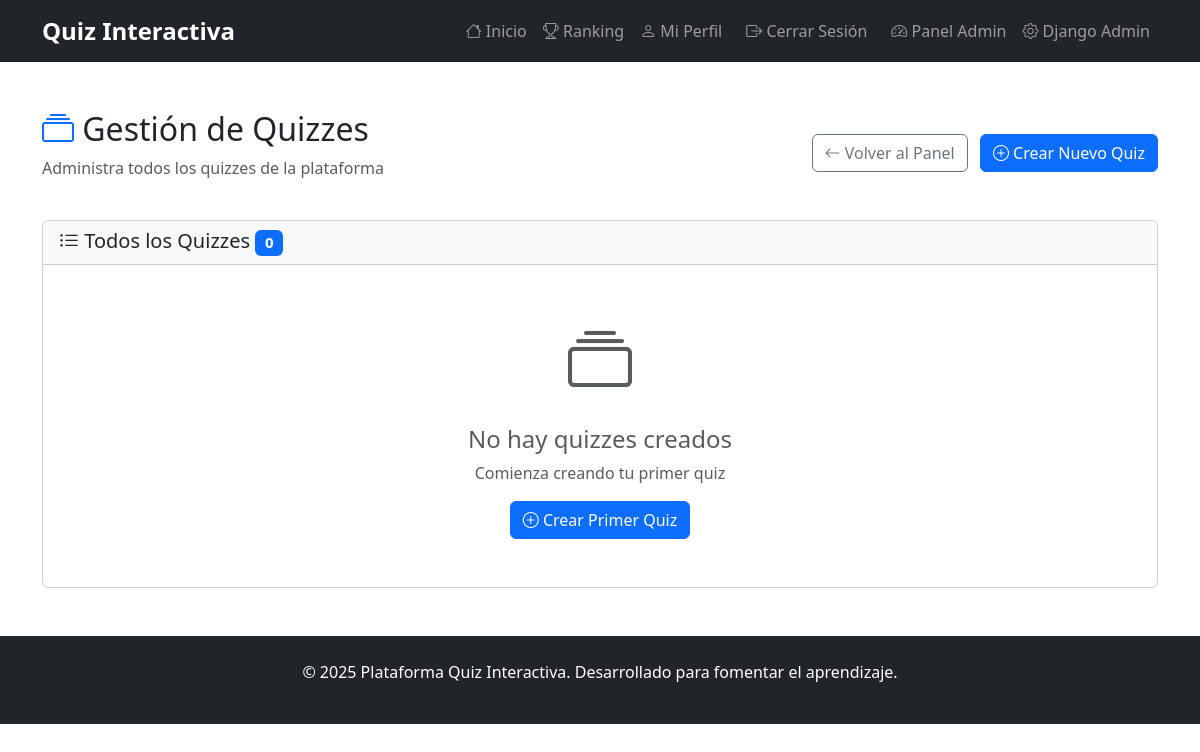
Before: /admin-panel/quizzes/ (signed in) with the older database file.
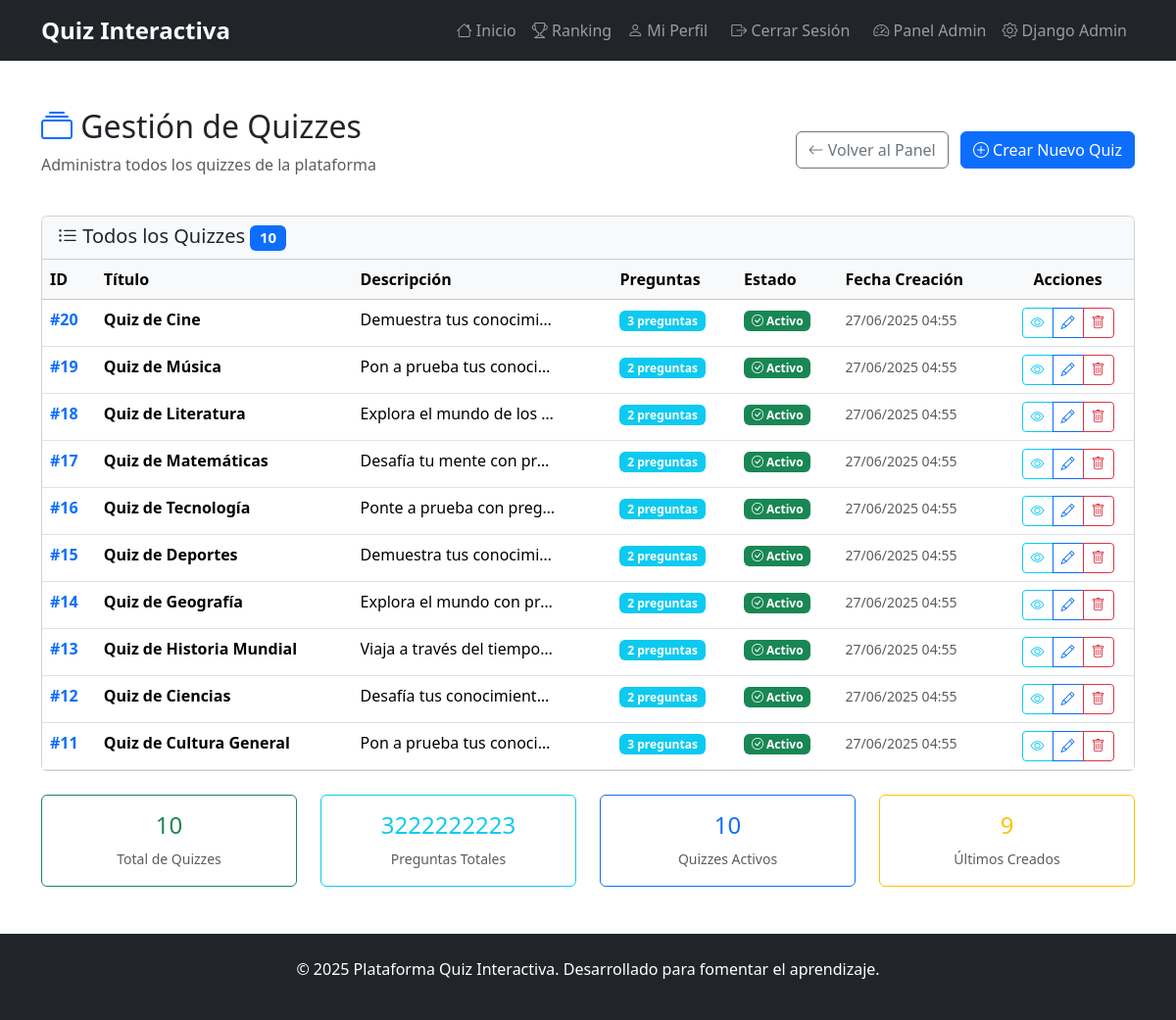
After: the same page with the newer database file.
### quizzes/models.py (models this page shows, shortened)
class Quiz(models.Model):
    titulo = models.CharField(max_length=200)
    descripcion = models.TextField(blank=True)
    fecha_creacion = models.DateTimeField(auto_now_add=True)
    activo = models.BooleanField(default=True)
    tiempo_limite = models.IntegerField(default=0, help_text="Tiempo en minutos (0 = sin límite)")

### quizzes/views.py (the view)
# urls.py: path('admin-panel/quizzes/', views.admin_quiz_list, name='admin_quiz_list'),
@user_passes_test(is_staff_user)
def admin_quiz_list(request):
    quizzes = Quiz.objects.all().order_by('-fecha_creacion')
    return render(request, 'quizzes/admin/quiz_list.html', {'quizzes': quizzes})

### quizzes/views.py (called while the page is built)
def is_staff_user(user):
    return user.is_authenticated and user.is_staff

### quizzes/templates/quizzes/admin/quiz_list.html (shortened to what this page needs)
{% extends 'base.html' %}
{% block content %}
<div class="container my-5">
    <div class="row mb-4">
        <div class="col-12">
            <div class="d-flex justify-content-between align-items-center">
                <div>
                    <h2><i class="bi bi-collection text-primary"></i> Gestión de Quizzes</h2>
                    <p class="text-muted">Administra todos los quizzes de la plataforma</p>
                </div>
                <div>
                    <a href="{% url 'admin_dashboard' %}" class="btn btn-outline-secondary me-2">
                        <i class="bi bi-arrow-left"></i> Volver al Panel
                    </a>
                    <a href="{% url 'admin_quiz_create' %}" class="btn btn-primary">
                        <i class="bi bi-plus-circle"></i> Crear Nuevo Quiz
                    </a>
                </div>
            </div>
        </div>
    </div>
    <div class="row">
        <div class="col-12">
            <div class="card">
                <div class="card-header bg-light">
                    <h5 class="mb-0">
                        <i class="bi bi-list-ul"></i> Todos los Quizzes
                        <span class="badge bg-primary">{{ quizzes.count }}</span>
                    </h5>
                </div>
                <div class="card-body p-0">
                    {% if quizzes %}
                        <div class="table-responsive">
                            <table class="table table-hover mb-0">
                                <thead class="table-light">
                                    <tr>
                                        <th>ID</th>
                                        <th>Título</th>
                                        <th>Descripción</th>
                                        <th>Preguntas</th>
                                        <th>Estado</th>
                                        <th>Fecha Creación</th>
                                        <th class="text-center">Acciones</th>
                                    </tr>
                                </thead>
                                <tbody>
                                    {% for quiz in quizzes %}
                                        <tr>
                                            <td class="fw-bold text-primary">#{{ quiz.id }}</td>
                                            <td>
                                                <div class="fw-bold">{{ quiz.titulo }}</div>
                                            </td>
                                            <td>
                                                <div class="text-truncate" style="max-width: 200px;" title="{{ quiz.descripcion }}">
                                                    {{ quiz.descripcion|truncatechars:50 }}
                                                </div>
                                            </td>
                                            <td>
                                                <span class="badge bg-info">{{ quiz.preguntas.count }} preguntas</span>
                                            </td>
                                            <td>
                                                {% if quiz.activo %}
                                                    <span class="badge bg-success">
                                                        <i class="bi bi-check-circle"></i> Activo
                                                    </span>
                                                {% else %}
                                                    <span class="badge bg-danger">
                                                        <i class="bi bi-x-circle"></i> Inactivo
                                                    </span>
                                                {% endif %}
                                            </td>
                                            <td>
                                                <small class="text-muted">
                                                    {{ quiz.fecha_creacion|date:"d/m/Y H:i" }}
                                                </small>
                                            </td>
                                            <td class="text-center">
                                                <div class="btn-group" role="group">
                                                    <a href="{% url 'quiz_detail' quiz.id %}"
                                                       class="btn btn-outline-info btn-sm"
                                                       title="Ver Quiz">
                                                        <i class="bi bi-eye"></i>
                                                    </a>
                                                    <a href="{% url 'admin_quiz_edit' quiz.id %}"
                                                       class="btn btn-outline-primary btn-sm"
                                                       title="Editar Quiz">
                                                        <i class="bi bi-pencil"></i>
                                                    </a>
                                                    <a href="{% url 'admin_quiz_delete' quiz.id %}"
                                                       class="btn btn-outline-danger btn-sm"
                                                       title="Eliminar Quiz">
                                                        <i class="bi bi-trash"></i>
                                                    </a>
                                                </div>
                                            </td>
                                        </tr>
                                    {% endfor %}
                                </tbody>
                            </table>
                        </div>
                    {% else %}
                        <div class="text-center py-5">
                            <i class="bi bi-collection text-muted" style="font-size: 4rem;"></i>
                            <h4 class="text-muted mt-3">No hay quizzes creados</h4>
                            <p class="text-muted">Comienza creando tu primer quiz</p>
                            <a href="{% url 'admin_quiz_create' %}" class="btn btn-primary">
                                <i class="bi bi-plus-circle"></i> Crear Primer Quiz
                            </a>
                        </div>
                    {% endif %}
                </div>
            </div>
        </div>
    </div>
    {% if quizzes %}
        <div class="row mt-4">
            <div class="col-md-3">
                <div class="card text-center border-success">
                    <div class="card-body">
                        <h4 class="text-success">{{ quizzes|length }}</h4>
                        <small class="text-muted">Total de Quizzes</small>
                    </div>
                </div>
            </div>
            <div class="col-md-3">
                <div class="card text-center border-info">
                    <div class="card-body">
                        <h4 class="text-info">{% for quiz in quizzes %}{{ quiz.preguntas.count|add:0 }}{% empty %}0{% endfor %}</h4>
                        <small class="text-muted">Preguntas Totales</small>
                    </div>
                </div>
            </div>
            <div class="col-md-3">
                <div class="card text-center border-primary">
                    <div class="card-body">
                        <h4 class="text-primary">{{ quizzes|dictsort:"activo"|length }}</h4>
                        <small class="text-muted">Quizzes Activos</small>
                    </div>
                </div>
            </div>
            <div class="col-md-3">
                <div class="card text-center border-warning">
                    <div class="card-body">
                        <h4 class="text-warning">{{ quizzes.count|add:"-1" }}</h4>
                        <small class="text-muted">Últimos Creados</small>
                    </div>
                </div>
            </div>
        </div>
    {% endif %}
</div>
{% endblock %}

### quizzes/templates/base.html (shortened to what this page needs)
<!DOCTYPE html>
<html lang="es">
<head>
    <link href="https://cdn.jsdelivr.net/npm/bootstrap@5.3.3/dist/css/bootstrap.min.css" rel="stylesheet">
    <link href="https://cdn.jsdelivr.net/npm/bootstrap-icons@1.11.0/font/bootstrap-icons.css" rel="stylesheet">
</head>
<body>
    <nav class="navbar navbar-expand-lg navbar-dark bg-dark">
        <div class="container">
            <a class="navbar-brand" href="/">
                 Quiz Interactiva
            </a>
            <div class="collapse navbar-collapse" id="navbarNav">
                <ul class="navbar-nav ms-auto">
                    <li class="nav-item">
                        <a class="nav-link" href="/"><i class="bi bi-house"></i> Inicio</a>
                    </li>
                    <li class="nav-item">
                        <a class="nav-link" href="{% url 'leaderboard' %}"><i class="bi bi-trophy"></i> Ranking</a>
                    </li>
                    {% if user.is_authenticated %}
                        <li class="nav-item">
                            <a class="nav-link" href="{% url 'profile' %}"><i class="bi bi-person"></i> Mi Perfil</a>
                        </li>
                        <li class="nav-item">
                            <form method="post" action="{% url 'logout' %}" style="display: inline;">
                                <button type="submit" class="nav-link btn btn-link" style="border: none; background: none; color: rgba(255,255,255,.55); padding: .5rem 1rem;">
                                    <i class="bi bi-box-arrow-right"></i> Cerrar Sesión
                                </button>
                            </form>
                        </li>
                        {% if user.is_staff %}
                            <li class="nav-item">
                                <a class="nav-link" href="{% url 'admin_dashboard' %}"><i class="bi bi-speedometer2"></i> Panel Admin</a>
                            </li>
                            <li class="nav-item">
                                <a class="nav-link" href="/admin/"><i class="bi bi-gear"></i> Django Admin</a>
                            </li>
                        {% endif %}
                    {% endif %}
                </ul>
            </div>
        </div>
    </nav>
    {% block content %}{% endblock %}
    <footer class="bg-dark text-white py-4 mt-5">
        <div class="container text-center">
            <p>&copy; 2025 Plataforma Quiz Interactiva. Desarrollado para fomentar el aprendizaje.</p>
        </div>
    </footer>
</body>
</html>

### quizzes/templates/base.html (style rules this page uses)
.navbar-brand { font-weight: bold; font-size: 1.5rem; }

Changed rows visible on the page:
added Quiz: id "20", titulo "Quiz de Cine", descripcion "Demuestra tus conocimi…", preguntas.count "3", activo True (drawn), fecha_creacion "27/06/2025 04:55", preguntas.count|add "3"
added Quiz: id "19", titulo "Quiz de Música", descripcion "Pon a prueba tus conoci…", preguntas.count "2", activo True (drawn), fecha_creacion "27/06/2025 04:55", preguntas.count|add "2"
added Quiz: id "18", titulo "Quiz de Literatura", descripcion "Explora el mundo de los…", preguntas.count "2", activo True (drawn), fecha_creacion "27/06/2025 04:55", preguntas.count|add "2"
added Quiz: id "17", titulo "Quiz de Matemáticas", descripcion "Desafía tu mente con pr…", preguntas.count "2", activo True (drawn), fecha_creacion "27/06/2025 04:55", preguntas.count|add "2"
added Quiz: id "16", titulo "Quiz de Tecnología", descripcion "Ponte a prueba con preg…", preguntas.count "2", activo True (drawn), fecha_creacion "27/06/2025 04:55", preguntas.count|add "2"
added Quiz: id "15", titulo "Quiz de Deportes", descripcion "Demuestra tus conocimi…", preguntas.count "2", activo True (drawn), fecha_creacion "27/06/2025 04:55", preguntas.count|add "2"
added Quiz: id "14", titulo "Quiz de Geografía", descripcion "Explora el mundo con pr…", preguntas.count "2", activo True (drawn), fecha_creacion "27/06/2025 04:55", preguntas.count|add "2"
added Quiz: id "13", titulo "Quiz de Historia Mundial", descripcion "Viaja a través del tiempo…", preguntas.count "2", activo True (drawn), fecha_creacion "27/06/2025 04:55", preguntas.count|add "2"
added Quiz: id "12", titulo "Quiz de Ciencias", descripcion "Desafía tus conocimient…", preguntas.count "2", activo True (drawn), fecha_creacion "27/06/2025 04:55", preguntas.count|add "2"
added Quiz: id "11", titulo "Quiz de Cultura General", descripcion "Pon a prueba tus conoci…", preguntas.count "3", activo True (drawn), fecha_creacion "27/06/2025 04:55", preguntas.count|add "3"
Other visible differences:
{{ quizzes.count }}: "0" → "10"
{{ quizzes|length }}: (not shown) → "10"
{{ quizzes|dictsort:"activo"|length }}: (not shown) → "10"
{{ quizzes.count|add:"-1" }}: (not shown) → "9"
text no longer shown: "No hay quizzes creados Comienza creando tu primer quiz Crear Primer Quiz"
text now shown: "ID Título Descripción Preguntas Estado Fecha Creación Acciones Total de Quizzes Preguntas Totales Quizzes Activos Últimos Creados"
